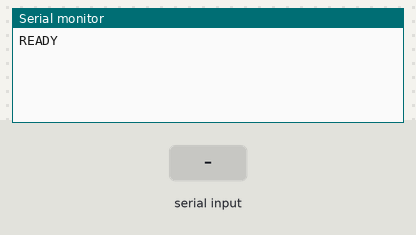
Bench run of a program on a simulated ESP32. Parts: the last lines printed to the serial monitor. Inputs (shaded band) come from the test bench. USB keyboard and mouse output is not drawn.

Above: at 1.2 s.
1.3 s: "?\n" received over Serial
At 2.2 s:
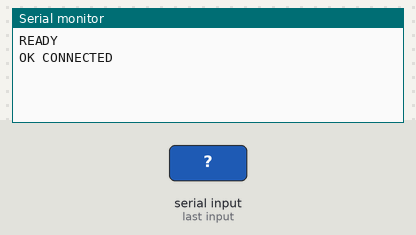
2.8 s: "C\n" received over Serial
At 3.4 s:
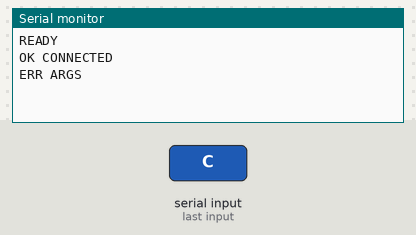
4.3 s: "90 45\n" received over Serial
At 5.5 s:
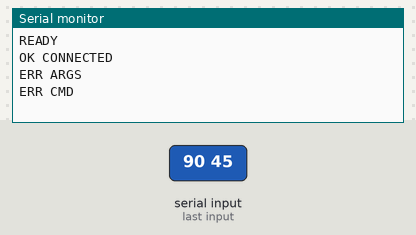
5.8 s: "S90\n" received over Serial
At 6.9 s:
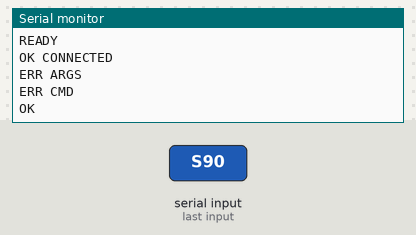

The program:

main.cpp
```cpp
#include <Arduino.h>
#include <BleMouse.h>

// Advertises as a standard BLE HID mouse. The target machine pairs with it
// like any Bluetooth mouse; commands arrive over USB serial from the AI side.
BleMouse bleMouse("Nazar", "Nazar", 100);

static const size_t BUF_LEN = 64;
static char buf[BUF_LEN];
static size_t bufPos = 0;

static uint8_t parseButton(char c) {
  switch (c) {
    case 'l': return MOUSE_LEFT;
    case 'r': return MOUSE_RIGHT;
    case 'm': return MOUSE_MIDDLE;
    default:  return 0;
  }
}

static void handleLine(char* line) {
  while (*line == ' ') line++;
  if (*line == '\0') return;

  char cmd = line[0];
  char* args = line + 1;

  if (cmd == '?') {
    Serial.println(bleMouse.isConnected() ? "OK CONNECTED" : "OK DISCONNECTED");
    return;
  }

  if (!bleMouse.isConnected()) {
    Serial.println("ERR NOTCONNECTED");
    return;
  }

  switch (cmd) {
    case 'M': {  // M <dx> <dy>  — relative move, each axis -127..127
      int dx = 0, dy = 0;
      if (sscanf(args, "%d %d", &dx, &dy) == 2) {
        dx = constrain(dx, -127, 127);
        dy = constrain(dy, -127, 127);
        bleMouse.move((signed char)dx, (signed char)dy);
        Serial.println("OK");
      } else {
        Serial.println("ERR ARGS");
      }
      break;
    }
    case 'S': {  // S <n>  — vertical scroll, -127..127
      int n = 0;
      if (sscanf(args, "%d", &n) == 1) {
        n = constrain(n, -127, 127);
        bleMouse.move(0, 0, (signed char)n);
        Serial.println("OK");
      } else {
        Serial.println("ERR ARGS");
      }
      break;
    }
    case 'C':    // C <l|r|m>  — click
    case 'D':    // D <l|r|m>  — press (button down)
    case 'U': {  // U <l|r|m>  — release (button up)
      while (*args == ' ') args++;
      uint8_t b = parseButton(*args);
      if (!b) { Serial.println("ERR ARGS"); break; }
      if (cmd == 'C')      bleMouse.click(b);
      else if (cmd == 'D') bleMouse.press(b);
      else                 bleMouse.release(b);
      Serial.println("OK");
      break;
    }
    default:
      Serial.println("ERR CMD");
  }
}

void setup() {
  Serial.begin(115200);
  bleMouse.begin();
  Serial.println("READY");
}

void loop() {
  while (Serial.available()) {
    char c = (char)Serial.read();
    if (c == '\n' || c == '\r') {
      if (bufPos > 0) {
        buf[bufPos] = '\0';
        handleLine(buf);
        bufPos = 0;
      }
    } else if (bufPos < BUF_LEN - 1) {
      buf[bufPos++] = c;
    } else {
      bufPos = 0;
      Serial.println("ERR OVERFLOW");
    }
  }
}
```

Measured:
- after the input at 1.3 s, the serial monitor: prints a new line at once (image 1)
- after the input at 2.8 s, the serial monitor: prints a new line at once (image 2)
- after the input at 4.3 s, the serial monitor: prints a new line at once (image 3)
- after the input at 5.8 s, the serial monitor: prints a new line at once (image 4)
